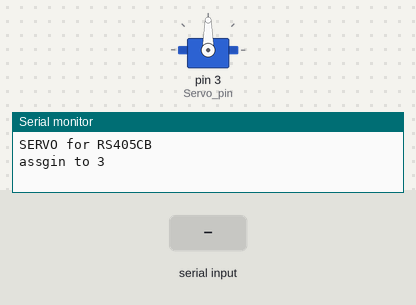
Simulated run of this sketch. Board: Arduino Uno, built with avr-gcc and run on an emulated ATmega328P. Parts: servo, the last lines printed to the serial monitor. Inputs (shaded band) come from the test bench.

Above: at 1.2 s.
1.3 s: "i" received over Serial
At 2.5 s:
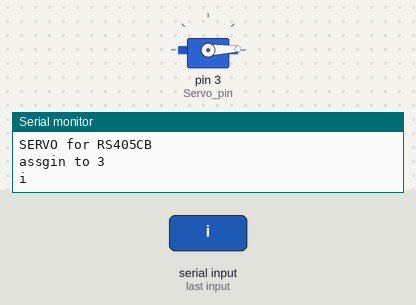
2.8 s: "a" received over Serial
At 3.7 s:
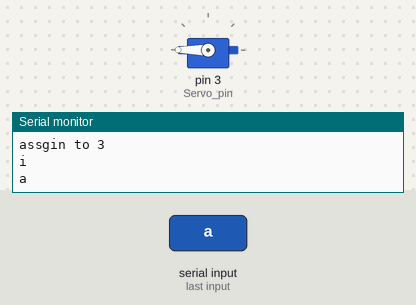
Timing chart, 0 to 5.8 s (numbered marks = the images above; inputs shaded):
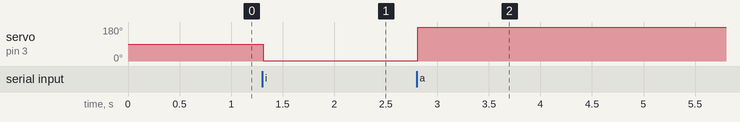

The sketch:

PwmTest.ino
```cpp
//testing pwm servos.
//by kuma35

#include <Servo.h>

#define SERVO_0 3

#define RS405CB

#ifdef RS405CB
#define SERVO_TYPE	"RS405CB"
#define SERVO_MIN	560	// ¼èÀâ¤è¤ê¡£+144ÅÙ
#define SERVO_MAX	2480	// ¼èÀâ¤è¤ê¡£-144ÅÙ
#endif


Servo My_servo;
int Servo_pin = SERVO_0;

void re_attach(Servo *servop, int pin) {
  Servo_pin = pin;
  servop->detach();
  servop->attach(pin);
  Serial.print(F("assgin to "));
  Serial.println(Servo_pin);
}

void setup()
{
  Serial.begin(9600);
  My_servo.attach(Servo_pin);
  Serial.println(F("SERVO for " SERVO_TYPE));
  Serial.print(F("assgin to "));
  Serial.println(Servo_pin);
}

unsigned char Last_char;

void loop()
{
  if (Serial.available() > 0) {
    delay(10);
    Last_char = (unsigned char)Serial.read();
    switch(Last_char) {
    case '0':	// servo 0 is pin 3
      re_attach(&My_servo, 3);
      break;
    case '1':	// servo 1 is pin 5
      re_attach(&My_servo, 5);
      break;
    case '2':	// servo 2 is pin 6
      re_attach(&My_servo, 6);
      break;
    case '3':	// servo 3 is pin 9
      re_attach(&My_servo, 9);
      break;
    case '4':	// servo 4 is pin 10
      re_attach(&My_servo, 10);
      break;
    case '5':	// servo 5 is pin 11
      re_attach(&My_servo, 11);
      break;
    case 'h':	// help
    case '?':
      Serial.println(F("\r\nh:Help, ?:help, i:mIn, a:mAx, c:Center"));
      break;
    case 'i':
      Serial.println(F("i"));
      My_servo.writeMicroseconds(SERVO_MIN);
      break;
    case 'a':
      Serial.println(F("a"));
      My_servo.writeMicroseconds(SERVO_MAX);
      break;
    case 'c':
      Serial.println(F("c"));
      My_servo.writeMicroseconds((SERVO_MIN+SERVO_MAX)/2);
      break;
    default:
      Serial.println(F("unknown"));
      break;
    }
  }
}
```

Measured:
- after the input at 1.3 s, servo on pin 3 (Servo_pin): 90° → 2° at once
- after the input at 2.8 s, servo on pin 3 (Servo_pin): 2° → 180° at once
